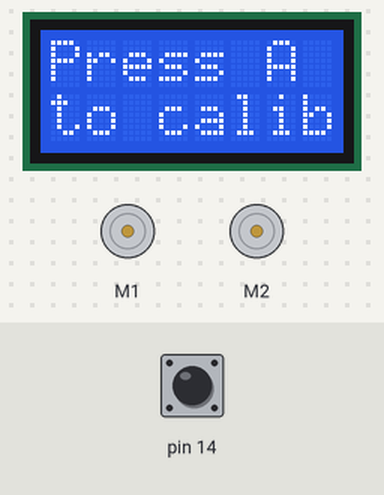
This sketch was run on a simulated Arduino Leonardo, built with avr-gcc and run on an emulated ATmega32U4. Shown: 8×2 character LCD, 2 × DC motor (green arrow = forward, orange = backward, longer = faster). The inputs (shaded band) are chosen by the test bench; at power-on: pin 14 HIGH.

Above: at 0.8 s.
0.9 s: pin 14 pulled LOW for 0.15 s
At 3.6 s:
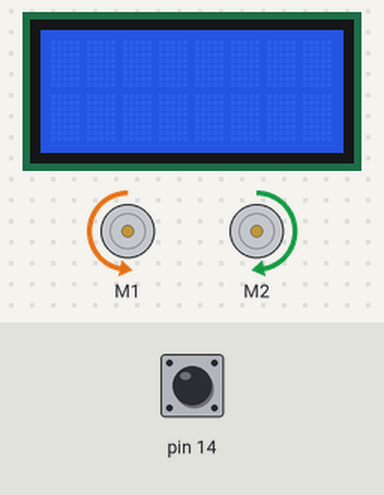
At 5.5 s:
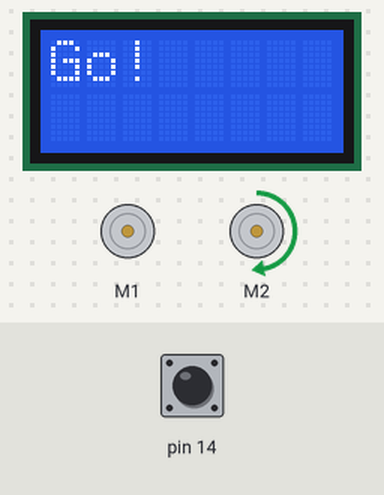
Timing chart, 0 to 7.0 s (numbered marks = the images above; inputs shaded):
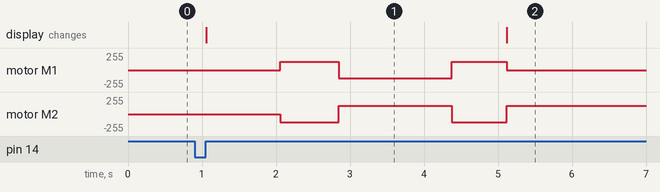

Measured:
- after the input at 0.9 s, motor M1: stopped → forward 127/255 after 1.2 s, → backward 127/255 0.79 s later, → forward 127/255 1.5 s later, → stopped 0.74 s later; motor M2: alternates forward 127/255 for 1.5 s and backward 127/255 for 0.77 s, 4 changes in all, then stays forward 127/255, starting after 1.2 s; the display: changes after 0.16 s (image 1)
- what the display in image 1 shows lasts 4.0 s, from 1.1 s to 5.1 s

The sketch:

LineFollowing.ino
```cpp
#include <Wire.h>
#include <Zumo32U4.h>

const uint16_t maxSpeed = 200;

Zumo32U4Buzzer buzzer;
Zumo32U4LineSensors lineSensors;
Zumo32U4Motors motors;
Zumo32U4ButtonA buttonA;
Zumo32U4LCD lcd;

int lastError = 0;
//double kP = 0.25;
//int kD = 6;

#define NUM_SENSORS 5
unsigned int lineSensorValues[NUM_SENSORS];

void calibrateSensors()
{
  lcd.clear();
  delay(1000);

  for(int i = 0; i < 120; i++)
  {
     if (i > 30 && i <= 90){
      motors.setSpeeds(-200, 200);
    }else{
      motors.setSpeeds(200, -200);
    }

    lineSensors.calibrate();
  }
  motors.setSpeeds(0, 0);
}

void setup()
{

  lineSensors.initFiveSensors();

  // Wait for button A to be pressed and released.
  lcd.clear();
  lcd.print(F("Press A"));
  lcd.gotoXY(0, 1);
  lcd.print(F("to calib"));
  buttonA.waitForButton();

  calibrateSensors();
  lcd.clear();
  lcd.print(F("Go!"));
}

void loop()
{
  int position = lineSensors.readLine(lineSensorValues); //left < right

  int16_t error = position - 2000;

  int speedDifference = error / 3 + 7 * (error - lastError);

  lastError = error;

  int16_t leftSpeed = (int16_t)maxSpeed + speedDifference;
  int16_t rightSpeed = (int16_t)maxSpeed - speedDifference;

  // Constrain our motor speeds to be between 0 and maxSpeed.
  // One motor will always be turning at maxSpeed, and the other
  // will be at maxSpeed-|speedDifference| if that is positive,
  // else it will be stationary.  For some applications, you
  // might want to allow the motor speed to go negative so that
  // it can spin in reverse.
  leftSpeed = constrain(leftSpeed, 0, (int16_t)maxSpeed);
  rightSpeed = constrain(rightSpeed, 0, (int16_t)maxSpeed);

  motors.setSpeeds(leftSpeed, rightSpeed);
}
```
